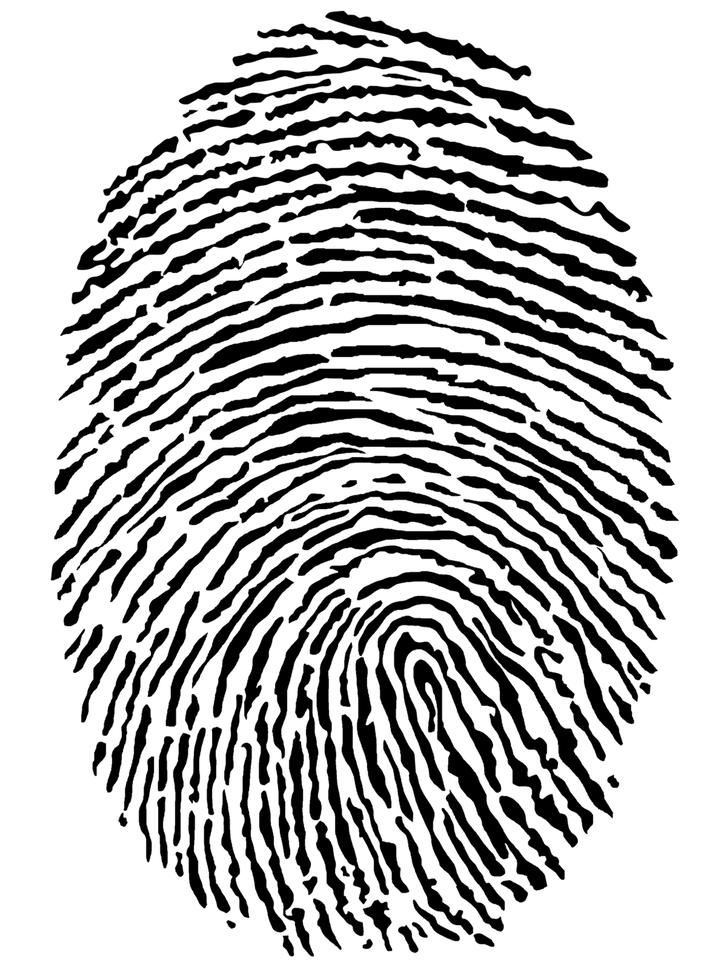
#> input picture Lab 11/thumb.png, 727 x 970 px, shrunk from 1224 x 1632 before the run
$ python tasks.py
#> lines starting #> are read from the running program, lines starting #| are printed output that depends on the picture; after the words box and inside, x2 and y2 are one past the last pixel; in counts of white or black regions, pixels touching at a corner belong together
import cv2
import numpy as np
#AbdulMoeed
# task 1 (thumb print)
img = cv2.imread('thumb.png',0)
#> img: shape (970, 727); min 0, max 255, mean 184.4
size = np.size(img)
#> size = 705190
skel = np.zeros(img.shape,np.uint8)
# Black and white
ret,img = cv2.threshold(img,127,255,0)
#> img: shape (970, 727); 72.3% white; 152 black regions, largest, box (x1, y1, x2, y2) and area: (375, 616, 578, 932) 6381, (183, 161, 630, 232) 4546, (289, 224, 667, 339) 4452
# set structure element
element = cv2.getStructuringElement(cv2.MORPH_CROSS,(3,3))
done = False
# skeletonize
img = 255 - img
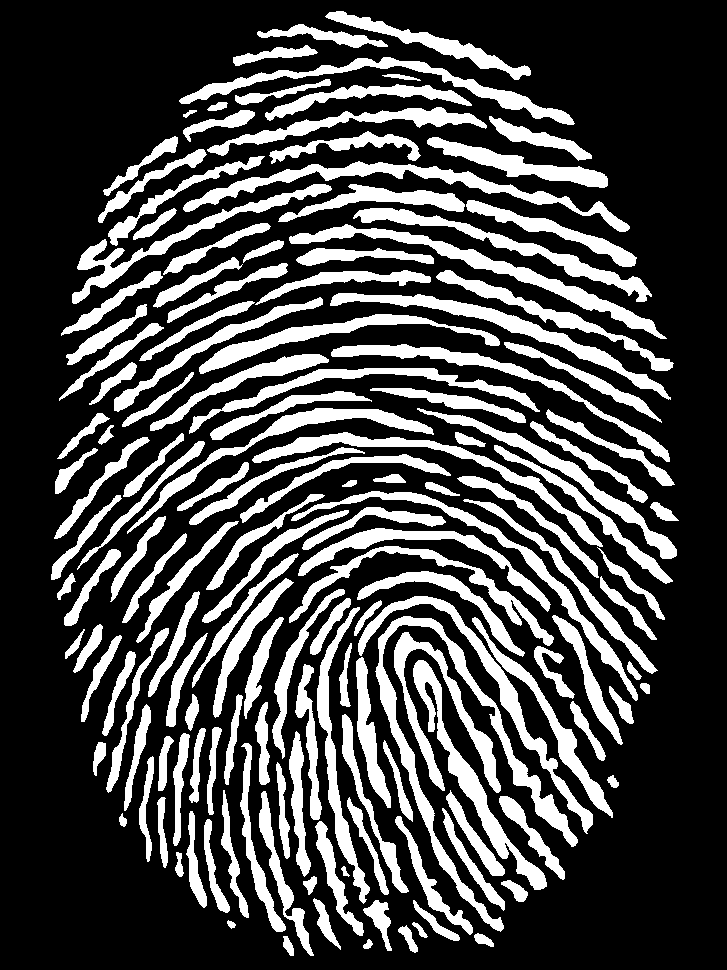
#> img: shape (970, 727); 27.7% white; 152 white regions, largest, box (x1, y1, x2, y2) and area: (375, 616, 578, 932) 6381, (183, 161, 630, 232) 4546, (289, 224, 667, 339) 4452
while( not done):
    eroded = cv2.erode(img,element)
    temp = cv2.dilate(eroded,element)
    temp = cv2.subtract(img,temp)
    skel = cv2.bitwise_or(skel,temp)
    img = eroded.copy()

    zeros = size - cv2.countNonZero(img)
    if zeros==size:
        done = True
#> this loop made 12 passes
#> zeros on passes 1 to 12: 552043, 592553, 630191, 661543, 683554, 695841, 701716, 704058, 704858, 705102, 705183, 705190
#> pass 1, `eroded = cv2.erode(img,element)`:
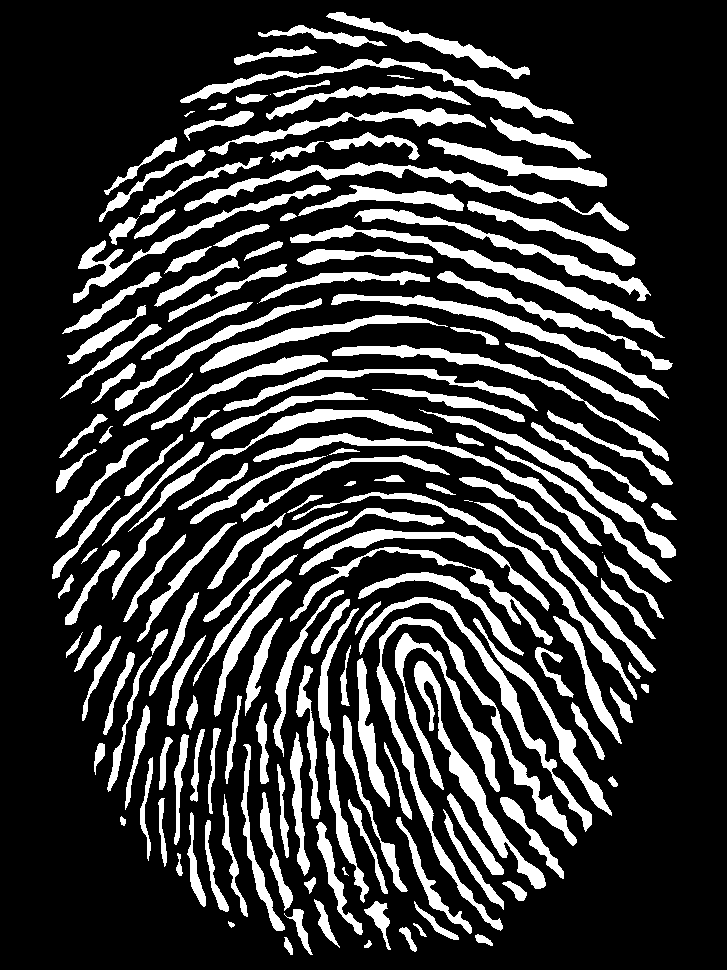
#> eroded: shape (970, 727); 21.7% white; 169 white regions (5 under 20 px), largest, box (x1, y1, x2, y2) and area: (376, 617, 577, 931) 5134, (290, 225, 665, 338) 3679, (184, 162, 629, 231) 3625
#> pass 1, `temp = cv2.subtract(img,temp)`:
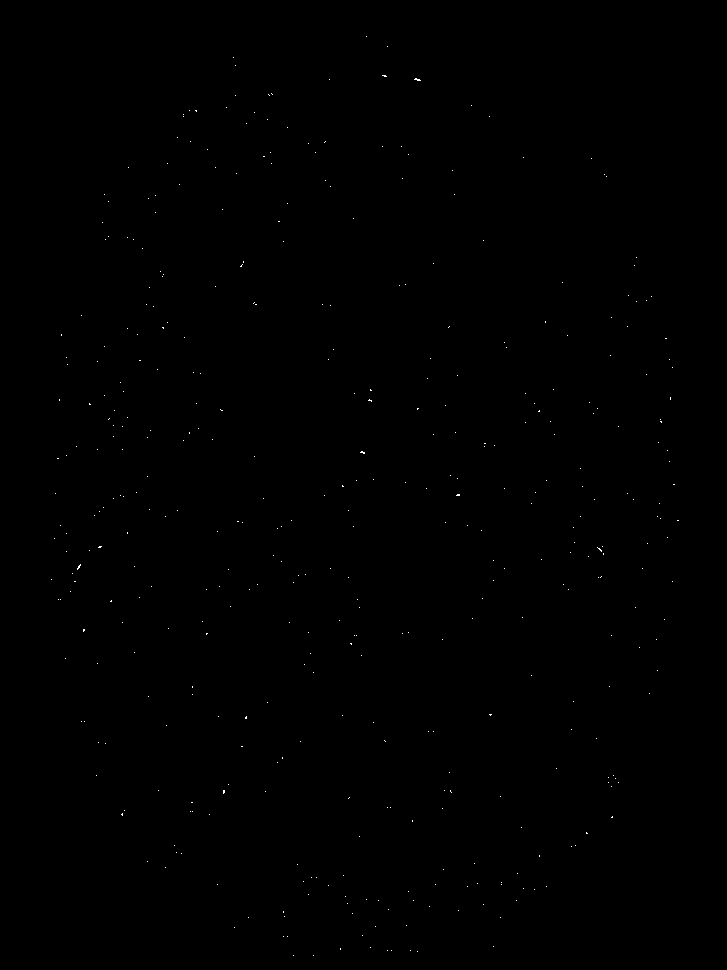
#> temp: shape (970, 727); 0.08% white in thin lines or dots, all inside (x1, y1, x2, y2) = (51, 36, 679, 956)
#> pass 2, `eroded = cv2.erode(img,element)`:
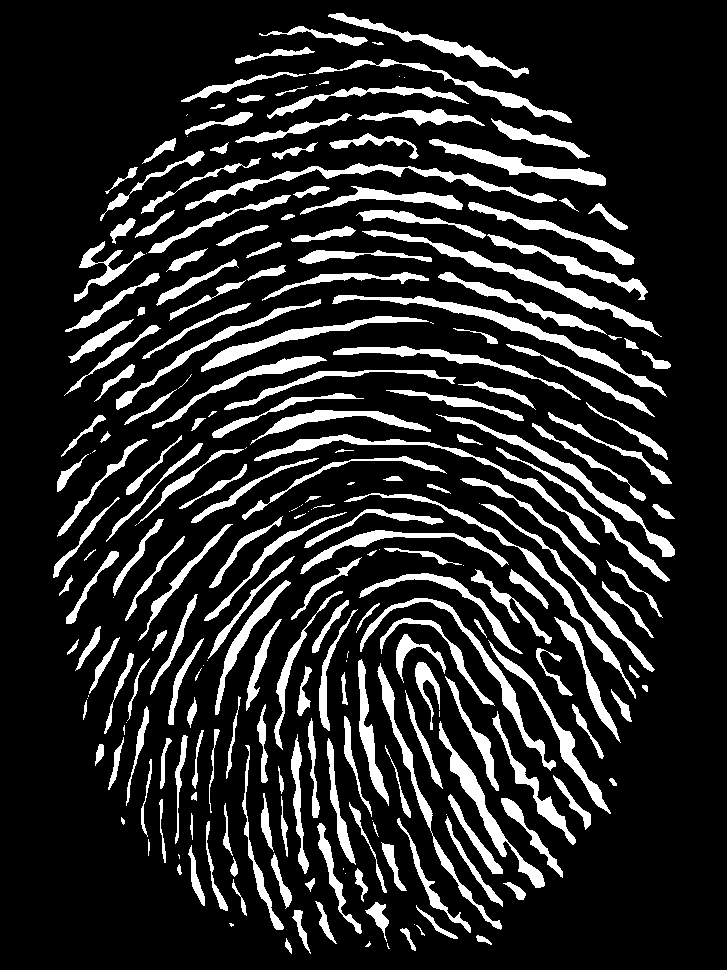
#> eroded: shape (970, 727); 16% white; 248 white regions (41 under 20 px), largest, box (x1, y1, x2, y2) and area: (332, 295, 667, 397) 2620, (362, 230, 662, 337) 2500, (185, 163, 557, 210) 2360
#> after the loop: eroded: shape (970, 727); every value is 0
#> after the loop:
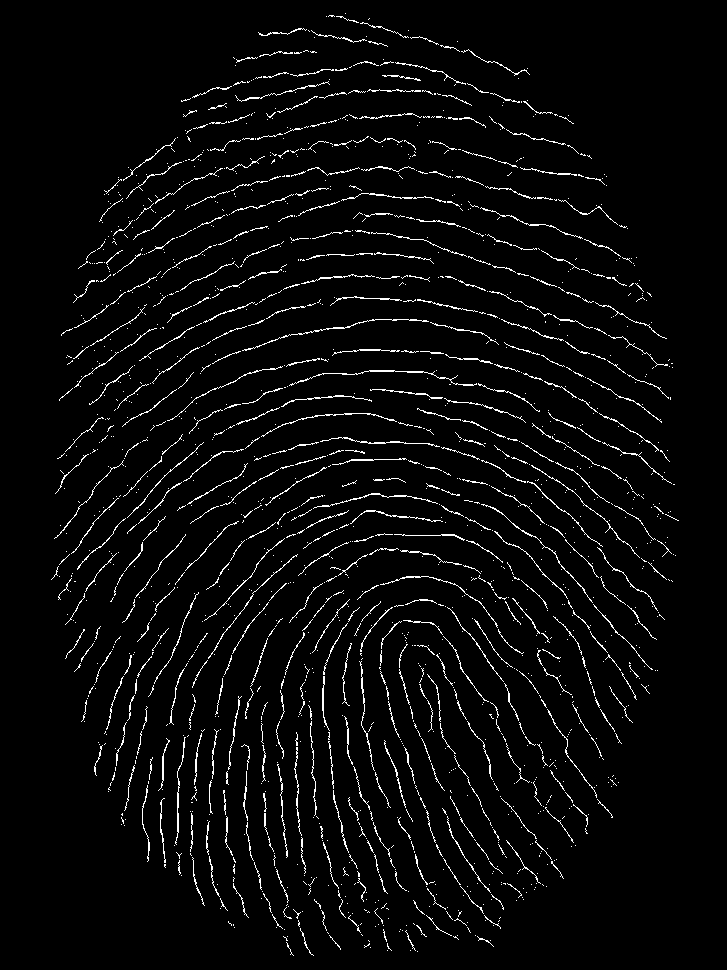
#> skel: shape (970, 727); 3.7% white in thin lines or dots, all inside (x1, y1, x2, y2) = (51, 13, 679, 956)
itt = 1
kernel = np.ones((9,9))
# close
skel = cv2.morphologyEx(skel, cv2.MORPH_CLOSE, kernel)
#> skel: shape (970, 727); 6.5% white; 479 white regions (187 under 20 px), largest, box (x1, y1, x2, y2) and area: (312, 585, 393, 853) 1604, (248, 493, 438, 539) 931, (481, 460, 665, 620) 910
skel = cv2.morphologyEx(skel, cv2.MORPH_CLOSE, kernel)
#AbdulMoeed
kernel = np.ones((3,3))
# dilate
skel = cv2.dilate(skel , kernel , itt)
#> skel: shape (970, 727); 14.7% white; 97 white regions (2 under 20 px), largest, box (x1, y1, x2, y2) and area: (309, 575, 614, 903) 7126, (72, 135, 629, 304) 6448, (136, 436, 674, 643) 6082
# blur salt and pepper noise
skel = cv2.medianBlur(skel ,5)
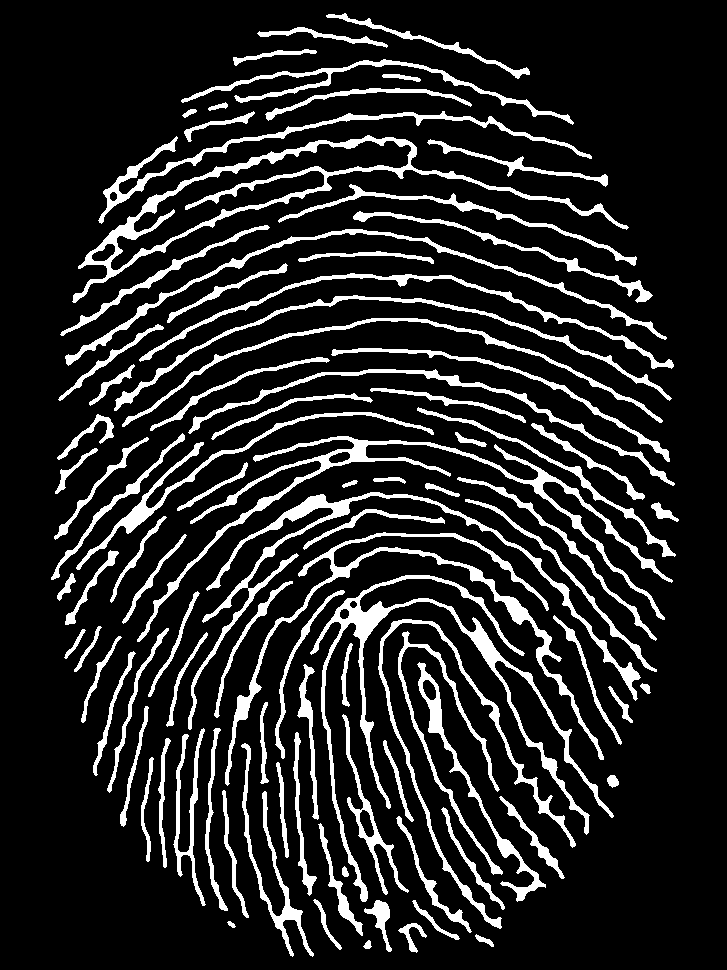
#> skel: shape (970, 727); 14.5% white; 94 white regions, largest, box (x1, y1, x2, y2) and area: (310, 575, 614, 902) 7112, (72, 135, 629, 303) 6439, (137, 436, 673, 642) 6048
# invert
skel = 255 - skel
# save
cv2.imwrite("thumbResult2.png",skel)
cv2.imshow("Thumb",skel)
cv2.waitKey(0)
cv2.destroyAllWindows()
#AbdulMoeed
